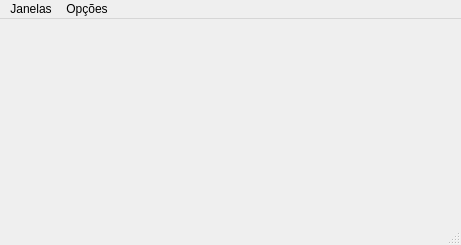
<?xml version="1.0" encoding="UTF-8"?>
<ui version="4.0">
 <class>FrmPrincipal</class>
 <widget class="QMainWindow" name="FrmPrincipal">
  <property name="geometry">
   <rect>
    <x>0</x>
    <y>0</y>
    <width>461</width>
    <height>245</height>
   </rect>
  </property>
  <property name="windowTitle">
   <string>Janela Principal</string>
  </property>
  <widget class="QWidget" name="centralwidget"/>
  <widget class="QMenuBar" name="menubar">
   <property name="geometry">
    <rect>
     <x>0</x>
     <y>0</y>
     <width>461</width>
     <height>21</height>
    </rect>
   </property>
   <widget class="QMenu" name="menuJanelas">
    <property name="title">
     <string>Janelas</string>
    </property>
    <addaction name="actionA"/>
    <addaction name="actionB"/>
   </widget>
   <widget class="QMenu" name="menuOp_es">
    <property name="title">
     <string>Opções</string>
    </property>
    <addaction name="actionSair"/>
   </widget>
   <addaction name="menuJanelas"/>
   <addaction name="menuOp_es"/>
  </widget>
  <widget class="QStatusBar" name="statusbar"/>
  <action name="actionSair">
   <property name="text">
    <string>Sair</string>
   </property>
  </action>
  <action name="actionA">
   <property name="text">
    <string>A</string>
   </property>
  </action>
  <action name="actionB">
   <property name="text">
    <string>B</string>
   </property>
  </action>
 </widget>
 <resources/>
 <connections/>
</ui>
